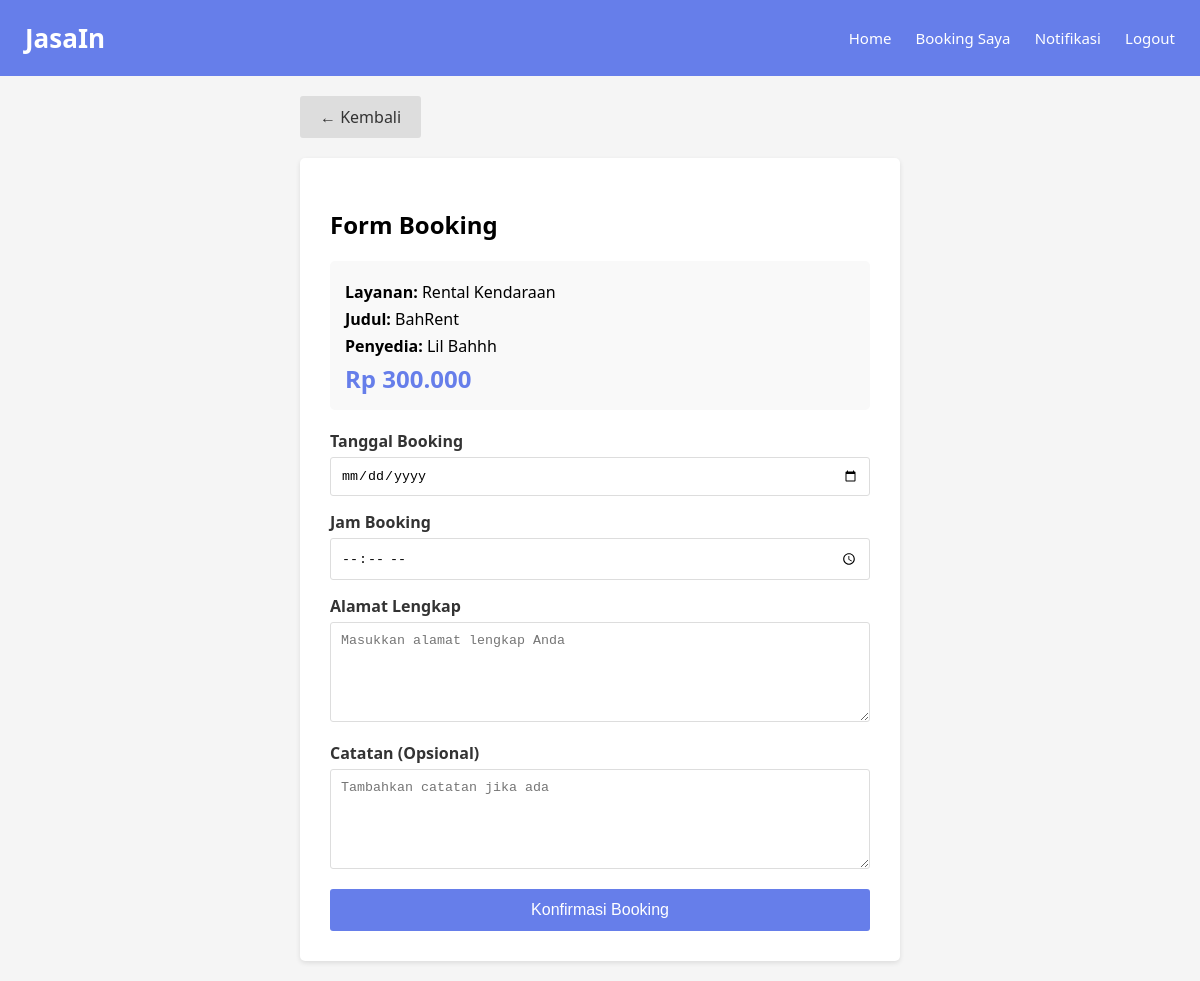
The app's page /user_booking.php?penyedia_servis_id=15 (signed in) with its own data.
### tables this page shows
CREATE TABLE IF NOT EXISTS `penyedia_servis` (
  `id` int NOT NULL AUTO_INCREMENT,
  `penyedia_id` int NOT NULL,
  `servis_id` int NOT NULL,
  `judul` varchar(150) DEFAULT NULL,
  `deskripsi` text,
  `harga` decimal(10,2) NOT NULL,
  `created_at` timestamp NULL DEFAULT CURRENT_TIMESTAMP,
  PRIMARY KEY (`id`),
  KEY `penyedia_id` (`penyedia_id`),
  KEY `servis_id` (`servis_id`)
);

CREATE TABLE IF NOT EXISTS `servis` (
  `id` int NOT NULL AUTO_INCREMENT,
  `nama` varchar(100) NOT NULL,
  PRIMARY KEY (`id`)
);

CREATE TABLE IF NOT EXISTS `users` (
  `id` int NOT NULL AUTO_INCREMENT,
  `nama` varchar(100) NOT NULL,
  `email` varchar(100) NOT NULL,
  `password` varchar(100) NOT NULL,
  `role` enum('admin','user','penyedia') DEFAULT 'user',
  `created_at` timestamp NULL DEFAULT CURRENT_TIMESTAMP,
  `update_at` timestamp NULL DEFAULT CURRENT_TIMESTAMP ON UPDATE CURRENT_TIMESTAMP,
  PRIMARY KEY (`id`),
  UNIQUE KEY `email` (`email`)
);

### user_booking.php (the view, shortened to what this page needs)
<?php
require_once 'config.php';
$penyedia_servis_id = $_GET['penyedia_servis_id'];
$stmt = $conn->prepare("SELECT ps.*, u.nama as nama_penyedia, s.nama as nama_servis
                        FROM penyedia_servis ps
                        JOIN penyedia p ON ps.penyedia_id = p.id
                        JOIN users u ON p.user_id = u.id
                        JOIN servis s ON ps.servis_id = s.id
                        WHERE ps.id = ?");
$stmt->execute([$penyedia_servis_id]);
$detail = $stmt->fetch(PDO::FETCH_ASSOC);
?>
<!DOCTYPE html>
<html>
<head>
</head>
<body>
    <div class="header">
        <h2>JasaIn</h2>
        <div>
            <a href="user_dashboard.php">Home</a>
            <a href="user_booking_saya.php">Booking Saya</a>
            <a href="user_notifikasi.php">Notifikasi</a>
            <a href="logout.php">Logout</a>
        </div>
    </div>
    <div class="container">
        <a href="user_cari_penyedia.php?servis_id=<?php echo $detail['servis_id']; ?>" class="back-btn">← Kembali</a>
        <div class="booking-form">
            <h2>Form Booking</h2>
            <div class="info-box">
                <p><strong>Layanan:</strong> <?php echo $detail['nama_servis']; ?></p>
                <p><strong>Judul:</strong> <?php echo $detail['judul']; ?></p>
                <p><strong>Penyedia:</strong> <?php echo $detail['nama_penyedia']; ?></p>
                <div class="harga">Rp <?php echo number_format($detail['harga'], 0, ',', '.'); ?></div>
            </div>
            <form method="POST" action="user_proses_booking.php">
                <div class="form-group">
                    <label>Tanggal Booking</label>
                    <input type="date" name="booking_date" required>
                </div>
                <div class="form-group">
                    <label>Jam Booking</label>
                    <input type="time" name="booking_time" required>
                </div>
                <div class="form-group">
                    <label>Alamat Lengkap</label>
                    <textarea name="alamat" placeholder="Masukkan alamat lengkap Anda" required></textarea>
                </div>
                <div class="form-group">
                    <label>Catatan (Opsional)</label>
                    <textarea name="catatan" placeholder="Tambahkan catatan jika ada"></textarea>
                </div>
                <button type="submit">Konfirmasi Booking</button>
            </form>
        </div>
    </div>
</body>
</html>

### user_booking.php (style rules this page uses)
body { font-family: 'Segoe UI', Tahoma, Geneva, Verdana, sans-serif; margin: 0; padding: 0; background-color: #f5f5f5; }
.header { background-color: #667eea; color: white; padding: 20px 25px; display: flex; justify-content: space-between; align-items: center; }
.header h2 { margin: 0; font-size: 26px; }
.header a { color: white; text-decoration: none; margin-left: 20px; font-size: 15px; }
.container { padding: 20px; max-width: 600px; margin: 0 auto; }
.booking-form { background: white; padding: 30px; border-radius: 5px; box-shadow: 0 2px 5px rgba(0,0,0,0.1); }
.form-group { margin-bottom: 15px; }
.form-group label { display: block; margin-bottom: 5px; color: #333; font-weight: bold; }
.form-group input, .form-group textarea { width: 100%; padding: 10px; border: 1px solid #ddd; border-radius: 3px; box-sizing: border-box; }
.form-group textarea { height: 100px; resize: vertical; }
.info-box { background-color: #f9f9f9; padding: 15px; border-radius: 5px; margin-bottom: 20px; }
.info-box p { margin: 5px 0; }
.harga { font-size: 24px; color: #667eea; font-weight: bold; }
button { width: 100%; padding: 12px; background-color: #667eea; color: white; border: none; border-radius: 3px; cursor: pointer; font-size: 16px; }
.back-btn { display: inline-block; padding: 10px 20px; background-color: #ddd; color: #333; text-decoration: none; border-radius: 3px; margin-bottom: 20px; }

### records on screen
penyedia_servis: servis.nama "Rental Kendaraan", judul "BahRent", users.nama "Lil Bahhh", harga "300.000"
